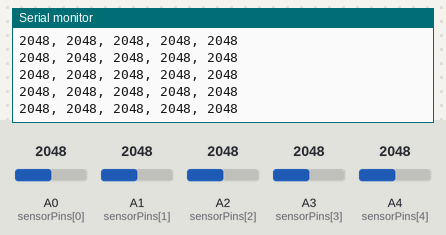
A program run on a simulated Arduino Nano ESP32. Parts: the last lines printed to the serial monitor. Inputs (shaded band) come from the test bench; at power-on: A0 (sensorPins[0]) = 2048, A1 (sensorPins[1]) = 2048, A2 (sensorPins[2]) = 2048, A3 (sensorPins[3]) = 2048, A4 (sensorPins[4]) = 2048.

Above: at 1.2 s.
1.3 s: A0 (sensorPins[0]) set to 2866
At 1.33 s:
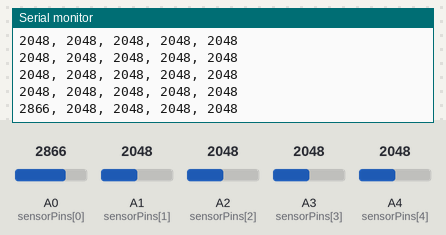
2.8 s: A1 (sensorPins[1]) set to 2866
At 2.81 s:
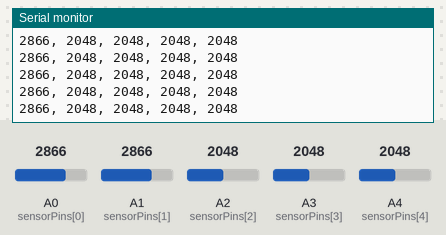
4.3 s: A2 (sensorPins[2]) set to 2866
At 4.33 s:
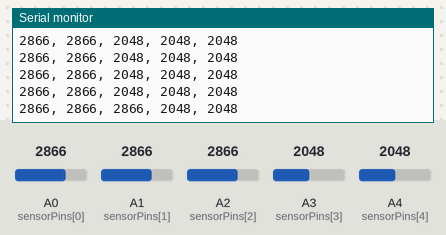
5.8 s: A3 (sensorPins[3]) set to 2866
At 5.8 s:
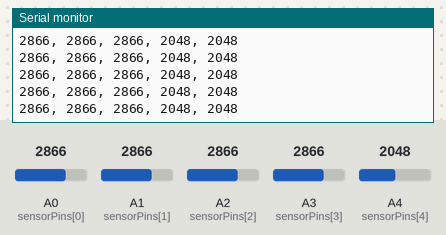
7.3 s: A4 (sensorPins[4]) set to 2866
At 7.32 s:
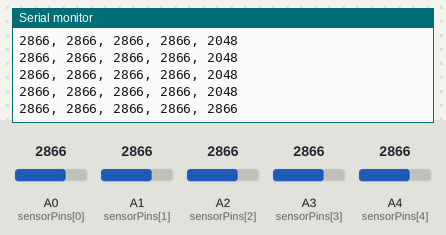
8.8 s: A0 (sensorPins[0]) set to 3972
At 8.8 s:
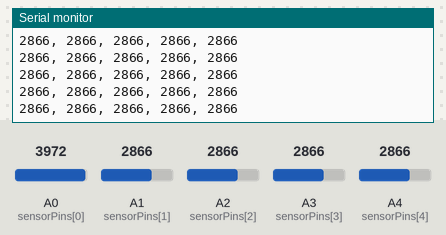
Timing chart, 0 to 11.3 s (numbered marks = the images above; inputs shaded):
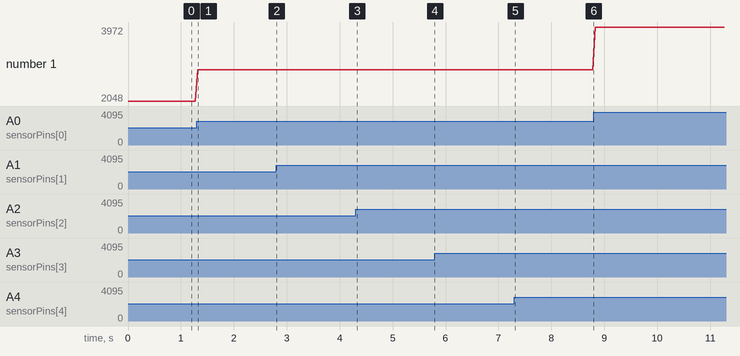

The program:

main.cpp
```cpp
/*
Experiment 1: Analog Read Serial 5 Values

OCADU DIGF-6037 Creation & Computation - taught by Kate Hartman & Nick Puckett
Based on: https://www.arduino.cc/en/Tutorial/BuiltInExamples/AnalogReadSerial


*/

const int NUM_SENSORS = 5;
int sensorPins[NUM_SENSORS] = {A0, A1, A2, A3, A4};
int sensorValues[NUM_SENSORS];

// the setup routine runs once when you press reset:
void setup() {
  // initialize serial communication at 9600 bits per second:
  Serial.begin(9600);
}

// the loop routine runs over and over again forever:
void loop() {

  // Read all sensors into array
  for (int i = 0; i < NUM_SENSORS; i++) {
    sensorValues[i] = analogRead(sensorPins[i]);
  }

  // Print sensor values in CSV format
  for (int i = 0; i < NUM_SENSORS; i++) {
    Serial.print(sensorValues[i]);
    if (i < NUM_SENSORS - 1) {
      Serial.print(", ");
    }
  }
  Serial.println();

  delay(50);  // delay in between reads for stability
}
```

Measured:
- after the input at 1.3 s, the serial monitor: prints a new line at once (image 1)
- after the input at 4.3 s, the serial monitor: prints a new line at once (image 3)
- after the input at 7.3 s, the serial monitor: prints a new line at once (image 5)
- plotted number 1: 2048 → 2866 after the input at 1.3 s, 2866 → 3972 after the input at 8.8 s
